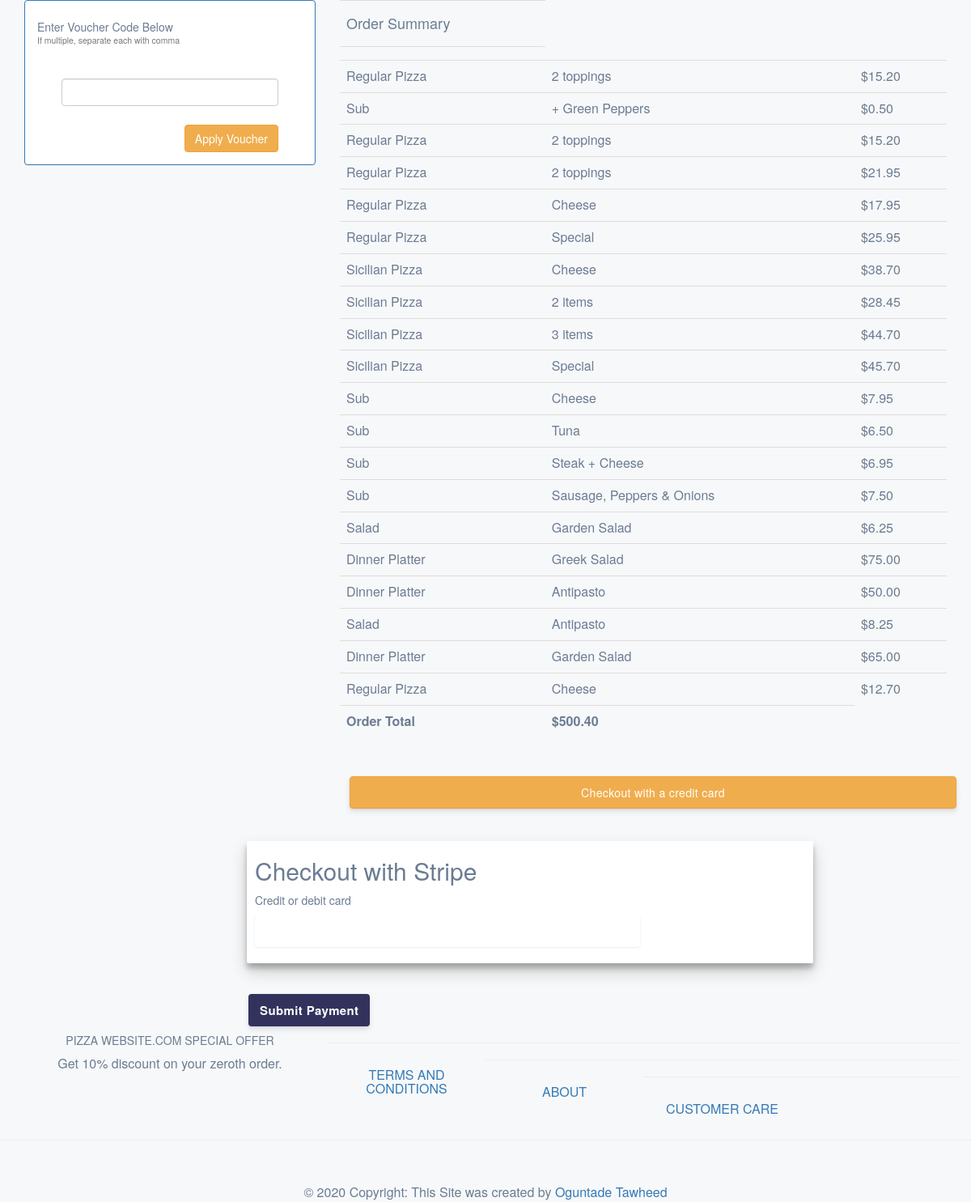
Page /checkout (signed in) on the committed database.
### orders/models.py (models this page shows, shortened)
class CartItem(models.Model):
    created_at = models.DateTimeField(default=datetime.now)
    category = models.CharField(max_length=64, default= "pizza")
    dressing = models.CharField(max_length=64)
    price = models.DecimalField(max_digits=5, decimal_places=2)
    toppings = models.ManyToManyField(Topping, blank=True, related_name="carts")
    created_by = models.CharField(max_length=64, default= "user_t")

### orders/views.py (the view)
# urls.py: path("checkout", views.checkout, name="checkout"),
def checkout(request):
   firstname = request.user.first_name
   a =  CartItem.objects.filter(created_by = firstname)
   x = 0
   for i in a:
         x += i.price
   total = x
   publishKey = 'pk_test_51GrTKfFi7NZQwJjYqf6lqttDL06lWRE3WeLeIfpHYlOhe70y5Aivog0UK0I1TtYxlQFNkeqDBmhC9yWxuJCuy8WO00ZY3c2CXj'
   context = {
        'CartItems': a,
        'total': total,
        'STRIPE_PUBLISHABLE_KEY': publishKey
    }
   return render(request, 'orders/checkout.html', context)

### orders/templates/orders/checkout.html (shortened to what this page needs)
{% load static %}
<!DOCTYPE html>
<html lang="en">
<head>
    <link href="https://maxcdn.bootstrapcdn.com/bootstrap/3.3.7/css/bootstrap.min.css" type="text/css" rel="stylesheet">
    <link rel="stylesheet" type="text/css" href="{% static 'orders/checkout.css' %}">
</head>
<body>
    <div class="container">
    <section>
      <div class="row" id="tablerow">
      <div class="col-md-4 col-xs-12">
        <div class="panel panel-primary">
          <div class="panel-body">
            <h5>Enter Voucher Code Below<br><small>If multiple, separate each with comma</small></h5>
            <div>
              <form action="." method="post">
                <input type="text"  name="voucher_codes" class="form-control" id="voucher_code" required>
                <br>
                <span>
                  <input type="submit" class="btn btn-warning pull-right" value="Apply Voucher">
                </span>
              </form>
            </div>
          </div>
        </div>
      </div>
      <div class="col-md-8 col-xs-12">
        <table class="table">
          <tr>
            <td><h4>Order Summary</h4></td>
          </tr>
          <tr>
            <td>
              {% for item in CartItems %}
                <tr>
                  <td>{{ item.category }}</td>
                  <td>{{ item.dressing }}</td>
                  <td>${{ item.price }}</td>
                </tr>
              {% endfor %}
            </td>
          </tr>
          <tr>
            <td><strong>Order Total</strong> </td>
            <td> <strong>${{ total }}</strong></td>
          </tr>
        </table>
        <button onclick="toggleDisplay();" class="btn btn-warning" style="width: 100%;">Checkout with a credit card</button>
      </div>
     </div>
    </section>
<div id="collapseStripe" class="wrapper">
  <form action="{% url 'now_checkout' %}" method="post" id="payment-form">
    <div id="checkoutMethods">
      <div style="margin: 10px;">
        <h2>Checkout with Stripe</h2>
        <div class="form-row">
          <label for="card-element">
            Credit or debit card
          </label>
          <div id="card-element" class="StripeElement StripeElement--empty"><div class="__PrivateStripeElement" style="margin: 0px !important; padding: 0px !important; border: none !important; display: block !important; background: transparent !important; position: relative !important; opacity: 1 !important;"><iframe frameborder="0" allowtransparency="true" scrolling="no" name="__privateStripeFrame3" allowpaymentrequest="true" src="https://js.stripe.com/v3/elements-inner-card-8a434729e4eb82355db4882974049278.html#style[base][color]=%2332325d&amp;style[base][lineHeight]=18px&amp;style[base][fontFamily]=%22Helvetica+Neue%22%2C+Helvetica%2C+sans-serif&amp;style[base][fontSmoothing]=antialiased&amp;style[base][fontSize]=16px&amp;style[base][::placeholder][color]=%23aab7c4&amp;style[invalid][color]=%23fa755a&amp;style[invalid][iconColor]=%23fa755a&amp;componentName=card&amp;wait=false&amp;rtl=false&amp;features[noop]=false&amp;origin=https%3A%2F%2Fstripe.com&amp;referrer=https%3A%2F%2Fstripe.com%2Fdocs%2Fstripe-js%2Felements%2Fquickstart&amp;controllerId=__privateStripeController0" title="Secure payment input frame" style="border: none !important; margin: 0px !important; padding: 0px !important; width: 1px !important; min-width: 100% !important; overflow: hidden !important; display: block !important; height: 18px;"></div></div>
          <div id="card-errors" role="alert"></div>
        </div>
      </div>
    </div>
    <button>Submit Payment</button>
  </form>
  </div>
</div>
<footer class="page-footer font-small primary-color pt-4 mt-4">
  <div class="container text-center text-md-left">
    <div class="row">
      <div class="col-md-4 mx-auto">
        <h5 class="font-weight-bold text-uppercase mt-3 mb-4">Pizza Website.com special offer
        </h5>
        <p>Get 10% discount on your zeroth order.</p>
      </div>
      <hr class="clearfix w-100 d-md-none pb-3">
      <div class="col-md-2 mx-auto">
          <h5 class="font-weight-bold text-uppercase mt-3 mb-4"><a href="#" class="nav-link">Terms and Conditions</a></h5>
        </div>
<hr class="clearfix w-100 d-md-none">
<div class="col-md-2 mx-auto">
          <h5 class="font-weight-bold text-uppercase mt-3 mb-4"><a href="#" class="nav-link">About</a></h5>
        </div>
<hr class="clearfix w-100 d-md-none">
<div class="col-md-2 mx-auto">
          <h5 class="font-weight-bold text-uppercase  mt-3 mb-4"><a href="#" class="nav-link">Customer Care</a></h5>
        </div>
    </div>
  </div>
<hr>
  <ul class="list-unstyled list-inline text-center">
  </ul>
  <div class="footer-copyright text-center py-3">© 2020 Copyright:
   This Site was created by <a href="https://www.github.com/TWEEDOriginal">Oguntade Tawheed</a>
  </div>
</footer>
</body>
</html>

### orders/static/orders/checkout.css (style rules this page uses)
body, html { height: 100%; background-color: #f7f8f9; color: #6b7c93; }
*, label { font-family: "Helvetica Neue", Helvetica, sans-serif; font-size: 16px; font-variant: normal; padding: 0; margin: 0; -webkit-font-smoothing: antialiased; }
button { border: none; border-radius: 4px; outline: none; text-decoration: none; color: #fff; background: #32325d; white-space: nowrap; display: inline-block; height: 40px; line-height: 40px; padding: 0 14px; box-shadow: 0 4px 6px rgba(50, 50, 93, .11), 0 1px 3px rgba(0, 0, 0, .08); border-radius: 4px; font-size: 15px; font-weight: 600; letter-spacing: 0.025em; text-decoration: none; -webkit-transition: all 150ms ease; transition: all 150ms ease; float: left; margin-left: 12px; margin-top: 28px; }
form { padding: 30px; height: 120px; }
label { font-weight: 500; font-size: 14px; display: block; margin-bottom: 8px; }
#card-errors { height: 20px; padding: 4px 0; color: #fa755a; }
.form-row { width: 70%; float: left; }
.wrapper { width: 670px; margin: 0 auto; height: 100%; }
.StripeElement { background-color: white; height: 40px; padding: 10px 12px; border-radius: 4px; border: 1px solid transparent; box-shadow: 0 1px 3px 0 #e6ebf1; -webkit-transition: box-shadow 150ms ease; transition: box-shadow 150ms ease; }

### orders/templates/orders/checkout.html (style rules this page uses)
#checkoutMethods { background: #fff; border-radius: 2px; display: inline-block; max-height: 700px; margin: 1rem; position: relative; width: 700px; box-shadow: 0 10px 20px rgba(0,0,0,0.19), 0 6px 6px rgba(0,0,0,0.23); }

### rows in the picture
CartItem: category "Regular Pizza", dressing "2 toppings", price "15.20"
CartItem: category "Sub", dressing "+ Green Peppers", price "0.50"
CartItem: category "Regular Pizza", dressing "2 toppings", price "15.20"
CartItem: category "Regular Pizza", dressing "2 toppings", price "21.95"
CartItem: category "Regular Pizza", dressing "Cheese", price "17.95"
CartItem: category "Regular Pizza", dressing "Special", price "25.95"
CartItem: category "Sicilian Pizza", dressing "Cheese", price "38.70"
CartItem: category "Sicilian Pizza", dressing "2 items", price "28.45"
CartItem: category "Sicilian Pizza", dressing "3 items", price "44.70"
CartItem: category "Sicilian Pizza", dressing "Special", price "45.70"
CartItem: category "Sub", dressing "Cheese", price "7.95"
CartItem: category "Sub", dressing "Tuna", price "6.50"
CartItem: category "Sub", dressing "Steak + Cheese", price "6.95"
CartItem: category "Sub", dressing "Sausage, Peppers & Onions", price "7.50"
CartItem: category "Salad", dressing "Garden Salad", price "6.25"
CartItem: category "Dinner Platter", dressing "Greek Salad", price "75.00"
CartItem: category "Dinner Platter", dressing "Antipasto", price "50.00"
CartItem: category "Salad", dressing "Antipasto", price "8.25"
CartItem: category "Dinner Platter", dressing "Garden Salad", price "65.00"
CartItem: category "Regular Pizza", dressing "Cheese", price "12.70"

### other values in the picture
{{ total }} "500.40"
